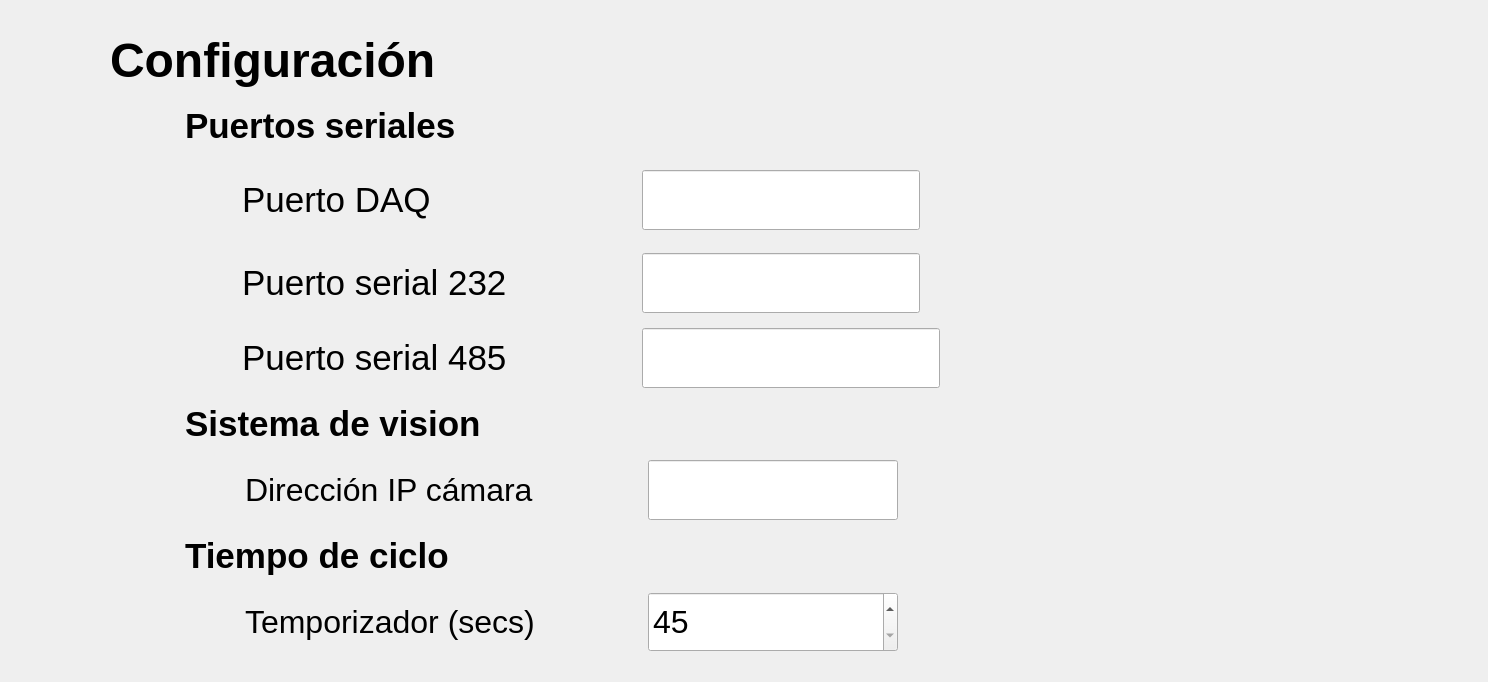
      <widget class="QWidget" name="ConfigurationEditSave">
       <layout class="QVBoxLayout" name="verticalLayout_2">
        <property name="leftMargin">
         <number>30</number>
        </property>
        <property name="topMargin">
         <number>30</number>
        </property>
        <property name="rightMargin">
         <number>30</number>
        </property>
        <property name="bottomMargin">
         <number>30</number>
        </property>
        <item>
         <layout class="QHBoxLayout" name="horizontalLayout_76">
          <property name="spacing">
           <number>30</number>
          </property>
          <item>
           <widget class="QLabel" name="lblConfig_4">
            <property name="minimumSize">
             <size>
              <width>50</width>
              <height>50</height>
             </size>
            </property>
            <property name="maximumSize">
             <size>
              <width>50</width>
              <height>50</height>
             </size>
            </property>
            <property name="text">
             <string/>
            </property>
            <property name="pixmap">
             <pixmap resource="../resources/resources.qrc">:/resources/cogwheel.png</pixmap>
            </property>
            <property name="scaledContents">
             <bool>true</bool>
            </property>
           </widget>
          </item>
          <item>
           <widget class="QLabel" name="label_43">
            <property name="minimumSize">
             <size>
              <width>380</width>
              <height>60</height>
             </size>
            </property>
            <property name="maximumSize">
             <size>
              <width>380</width>
              <height>60</height>
             </size>
            </property>
            <property name="font">
             <font>
              <pointsize>36</pointsize>
              <weight>75</weight>
              <bold>true</bold>
             </font>
            </property>
            <property name="text">
             <string>Configuración </string>
            </property>
           </widget>
          </item>
          <item>
           <spacer name="horizontalSpacer_113">
            <property name="orientation">
             <enum>Qt::Horizontal</enum>
            </property>
            <property name="sizeHint" stdset="0">
             <size>
              <width>508</width>
              <height>20</height>
             </size>
            </property>
           </spacer>
          </item>
          <item>
           <widget class="QLabel" name="lblGuardar">
            <property name="minimumSize">
             <size>
              <width>60</width>
              <height>60</height>
             </size>
            </property>
            <property name="maximumSize">
             <size>
              <width>70</width>
              <height>70</height>
             </size>
            </property>
            <property name="cursor">
             <cursorShape>PointingHandCursor</cursorShape>
            </property>
            <property name="acceptDrops">
             <bool>false</bool>
            </property>
            <property name="toolTip">
             <string>Guardar configuración</string>
            </property>
            <property name="whatsThis">
             <string>Editar</string>
            </property>
            <property name="text">
             <string/>
            </property>
            <property name="pixmap">
             <pixmap resource="../resources/resources.qrc">:/resources/diskette.png</pixmap>
            </property>
            <property name="scaledContents">
             <bool>true</bool>
            </property>
           </widget>
          </item>
          <item>
           <widget class="QLabel" name="lblCancelar">
            <property name="minimumSize">
             <size>
              <width>60</width>
              <height>60</height>
             </size>
            </property>
            <property name="maximumSize">
             <size>
              <width>70</width>
              <height>70</height>
             </size>
            </property>
            <property name="cursor">
             <cursorShape>PointingHandCursor</cursorShape>
            </property>
            <property name="toolTip">
             <string>Regresar</string>
            </property>
            <property name="whatsThis">
             <string>Editar</string>
            </property>
            <property name="text">
             <string/>
            </property>
            <property name="pixmap">
             <pixmap resource="../resources/resources.qrc">:/resources/undo.png</pixmap>
            </property>
            <property name="scaledContents">
             <bool>true</bool>
            </property>
           </widget>
          </item>
          <item>
           <spacer name="horizontalSpacer_115">
            <property name="orientation">
             <enum>Qt::Horizontal</enum>
            </property>
            <property name="sizeHint" stdset="0">
             <size>
              <width>28</width>
              <height>20</height>
             </size>
            </property>
           </spacer>
          </item>
         </layout>
        </item>
        <item>
         <layout class="QHBoxLayout" name="horizontalLayout_77">
          <property name="spacing">
           <number>15</number>
          </property>
          <property name="leftMargin">
           <number>90</number>
          </property>
          <item>
           <widget class="QLabel" name="lblseria_17">
            <property name="minimumSize">
             <size>
              <width>50</width>
              <height>50</height>
             </size>
            </property>
            <property name="maximumSize">
             <size>
              <width>50</width>
              <height>50</height>
             </size>
            </property>
            <property name="text">
             <string/>
            </property>
            <property name="pixmap">
             <pixmap resource="../resources/resources.qrc">:/resources/connection.png</pixmap>
            </property>
            <property name="scaledContents">
             <bool>true</bool>
            </property>
           </widget>
          </item>
          <item>
           <widget class="QLabel" name="lblTitleSeriales_17">
            <property name="minimumSize">
             <size>
              <width>350</width>
              <height>60</height>
             </size>
            </property>
            <property name="maximumSize">
             <size>
              <width>350</width>
              <height>60</height>
             </size>
            </property>
            <property name="font">
             <font>
              <pointsize>26</pointsize>
              <weight>75</weight>
              <bold>true</bold>
             </font>
            </property>
            <property name="text">
             <string>Puertos seriales</string>
            </property>
           </widget>
          </item>
          <item>
           <spacer name="horizontalSpacer_120">
            <property name="orientation">
             <enum>Qt::Horizontal</enum>
            </property>
            <property name="sizeHint" stdset="0">
             <size>
              <width>738</width>
              <height>20</height>
             </size>
            </property>
           </spacer>
          </item>
         </layout>
        </item>
        <item>
         <layout class="QHBoxLayout" name="horizontalLayout_133">
          <property name="spacing">
           <number>12</number>
          </property>
          <property name="leftMargin">
           <number>150</number>
          </property>
          <item>
           <widget class="QLabel" name="lblserial232_12">
            <property name="minimumSize">
             <size>
              <width>50</width>
              <height>50</height>
             </size>
            </property>
            <property name="maximumSize">
             <size>
              <width>50</width>
              <height>50</height>
             </size>
            </property>
            <property name="text">
             <string/>
            </property>
            <property name="pixmap">
             <pixmap resource="../resources/resources.qrc">:/resources/microchip.png</pixmap>
            </property>
            <property name="scaledContents">
             <bool>true</bool>
            </property>
           </widget>
          </item>
          <item>
           <widget class="QLabel" name="label_57">
            <property name="minimumSize">
             <size>
              <width>300</width>
              <height>60</height>
             </size>
            </property>
            <property name="maximumSize">
             <size>
              <width>300</width>
              <height>60</height>
             </size>
            </property>
            <property name="font">
             <font>
              <pointsize>26</pointsize>
             </font>
            </property>
            <property name="text">
             <string>Puerto DAQ</string>
            </property>
           </widget>
          </item>
          <item>
           <spacer name="horizontalSpacer_159">
            <property name="orientation">
             <enum>Qt::Horizontal</enum>
            </property>
            <property name="sizeType">
             <enum>QSizePolicy::Fixed</enum>
            </property>
            <property name="sizeHint" stdset="0">
             <size>
              <width>88</width>
              <height>20</height>
             </size>
            </property>
           </spacer>
          </item>
          <item>
           <widget class="QLineEdit" name="txtGatewayPort">
            <property name="sizePolicy">
             <sizepolicy hsizetype="Expanding" vsizetype="Fixed">
              <horstretch>250</horstretch>
              <verstretch>60</verstretch>
             </sizepolicy>
            </property>
            <property name="minimumSize">
             <size>
              <width>250</width>
              <height>60</height>
             </size>
            </property>
            <property name="font">
             <font>
              <pointsize>24</pointsize>
              <weight>50</weight>
              <bold>false</bold>
             </font>
            </property>
           </widget>
          </item>
          <item>
           <spacer name="horizontalSpacer_160">
            <property name="orientation">
             <enum>Qt::Horizontal</enum>
            </property>
            <property name="sizeHint" stdset="0">
             <size>
              <width>538</width>
              <height>77</height>
             </size>
            </property>
           </spacer>
          </item>
         </layout>
        </item>
        <item>
         <layout class="QHBoxLayout" name="horizontalLayout_78">
          <property name="spacing">
           <number>12</number>
          </property>
          <property name="leftMargin">
           <number>150</number>
          </property>
          <item>
           <widget class="QLabel" name="lblserial232_5">
            <property name="minimumSize">
             <size>
              <width>50</width>
              <height>50</height>
             </size>
            </property>
            <property name="maximumSize">
             <size>
              <width>50</width>
              <height>50</height>
             </size>
            </property>
            <property name="text">
             <string/>
            </property>
            <property name="pixmap">
             <pixmap resource="../resources/resources.qrc">:/resources/vga-port.png</pixmap>
            </property>
            <property name="scaledContents">
             <bool>true</bool>
            </property>
           </widget>
          </item>
          <item>
           <widget class="QLabel" name="label_46">
            <property name="minimumSize">
             <size>
              <width>300</width>
              <height>60</height>
             </size>
            </property>
            <property name="maximumSize">
             <size>
              <width>300</width>
              <height>60</height>
             </size>
            </property>
            <property name="font">
             <font>
              <pointsize>26</pointsize>
             </font>
            </property>
            <property name="text">
             <string>Puerto serial 232</string>
            </property>
           </widget>
          </item>
          <item>
           <spacer name="horizontalSpacer_123">
            <property name="orientation">
             <enum>Qt::Horizontal</enum>
            </property>
            <property name="sizeType">
             <enum>QSizePolicy::Fixed</enum>
            </property>
            <property name="sizeHint" stdset="0">
             <size>
              <width>88</width>
              <height>20</height>
             </size>
            </property>
           </spacer>
          </item>
          <item>
           <widget class="QLineEdit" name="txt232Port">
            <property name="sizePolicy">
             <sizepolicy hsizetype="Expanding" vsizetype="Fixed">
              <horstretch>250</horstretch>
              <verstretch>60</verstretch>
             </sizepolicy>
            </property>
            <property name="minimumSize">
             <size>
              <width>250</width>
              <height>60</height>
             </size>
            </property>
            <property name="font">
             <font>
              <pointsize>24</pointsize>
              <weight>50</weight>
              <bold>false</bold>
             </font>
            </property>
           </widget>
          </item>
          <item>
           <spacer name="horizontalSpacer_127">
            <property name="orientation">
             <enum>Qt::Horizontal</enum>
            </property>
            <property name="sizeHint" stdset="0">
             <size>
              <width>538</width>
              <height>77</height>
             </size>
            </property>
           </spacer>
          </item>
         </layout>
        </item>
        <item>
         <layout class="QHBoxLayout" name="horizontalLayout_79">
          <property name="spacing">
           <number>12</number>
          </property>
          <property name="leftMargin">
           <number>150</number>
          </property>
          <item>
           <widget class="QLabel" name="lblserial485_4">
            <property name="minimumSize">
             <size>
              <width>50</width>
              <height>50</height>
             </size>
            </property>
            <property name="maximumSize">
             <size>
              <width>50</width>
              <height>50</height>
             </size>
            </property>
            <property name="text">
             <string/>
            </property>
            <property name="pixmap">
             <pixmap resource="../resources/resources.qrc">:/resources/port.png</pixmap>
            </property>
            <property name="scaledContents">
             <bool>true</bool>
            </property>
           </widget>
          </item>
          <item>
           <widget class="QLabel" name="label_47">
            <property name="minimumSize">
             <size>
              <width>300</width>
              <height>60</height>
             </size>
            </property>
            <property name="maximumSize">
             <size>
              <width>300</width>
              <height>60</height>
             </size>
            </property>
            <property name="font">
             <font>
              <pointsize>26</pointsize>
             </font>
            </property>
            <property name="text">
             <string>Puerto serial 485</string>
            </property>
           </widget>
          </item>
          <item>
           <spacer name="horizontalSpacer_128">
            <property name="orientation">
             <enum>Qt::Horizontal</enum>
            </property>
            <property name="sizeType">
             <enum>QSizePolicy::Fixed</enum>
            </property>
            <property name="sizeHint" stdset="0">
             <size>
              <width>88</width>
              <height>20</height>
             </size>
            </property>
           </spacer>
          </item>
          <item>
           <widget class="QLineEdit" name="txt485Port">
            <property name="sizePolicy">
             <sizepolicy hsizetype="Expanding" vsizetype="Fixed">
              <horstretch>250</horstretch>
              <verstretch>60</verstretch>
             </sizepolicy>
            </property>
            <property name="minimumSize">
             <size>
              <width>250</width>
              <height>60</height>
             </size>
            </property>
            <property name="font">
             <font>
              <pointsize>24</pointsize>
              <weight>50</weight>
              <bold>false</bold>
             </font>
            </property>
           </widget>
          </item>
          <item>
           <spacer name="horizontalSpacer_131">
            <property name="orientation">
             <enum>Qt::Horizontal</enum>
            </property>
            <property name="sizeHint" stdset="0">
             <size>
              <width>518</width>
              <height>20</height>
             </size>
            </property>
           </spacer>
          </item>
         </layout>
        </item>
        <item>
         <layout class="QHBoxLayout" name="horizontalLayout_80">
          <property name="spacing">
           <number>15</number>
          </property>
          <property name="leftMargin">
           <number>90</number>
          </property>
          <item>
           <widget class="QLabel" name="lblseria_18">
            <property name="minimumSize">
             <size>
              <width>50</width>
              <height>50</height>
             </size>
            </property>
            <property name="maximumSize">
             <size>
              <width>50</width>
              <height>50</height>
             </size>
            </property>
            <property name="text">
             <string/>
            </property>
            <property name="pixmap">
             <pixmap resource="../resources/resources.qrc">:/resources/focus.png</pixmap>
            </property>
            <property name="scaledContents">
             <bool>true</bool>
            </property>
           </widget>
          </item>
          <item>
           <widget class="QLabel" name="lblTitleSeriales_18">
            <property name="minimumSize">
             <size>
              <width>350</width>
              <height>60</height>
             </size>
            </property>
            <property name="maximumSize">
             <size>
              <width>350</width>
              <height>60</height>
             </size>
            </property>
            <property name="font">
             <font>
              <pointsize>26</pointsize>
              <weight>75</weight>
              <bold>true</bold>
             </font>
            </property>
            <property name="text">
             <string>Sistema de vision</string>
            </property>
           </widget>
          </item>
          <item>
           <spacer name="horizontalSpacer_132">
            <property name="orientation">
             <enum>Qt::Horizontal</enum>
            </property>
            <property name="sizeHint" stdset="0">
             <size>
              <width>768</width>
              <height>20</height>
             </size>
            </property>
           </spacer>
          </item>
         </layout>
        </item>
        <item>
         <layout class="QHBoxLayout" name="horizontalLayout_81">
          <property name="spacing">
           <number>15</number>
          </property>
          <property name="leftMargin">
           <number>150</number>
          </property>
          <item>
           <widget class="QLabel" name="lblseria_19">
            <property name="minimumSize">
             <size>
              <width>50</width>
              <height>50</height>
             </size>
            </property>
            <property name="maximumSize">
             <size>
              <width>50</width>
              <height>50</height>
             </size>
            </property>
            <property name="text">
             <string/>
            </property>
            <property name="pixmap">
             <pixmap resource="../resources/resources.qrc">:/resources/webcam.png</pixmap>
            </property>
            <property name="scaledContents">
             <bool>true</bool>
            </property>
           </widget>
          </item>
          <item>
           <widget class="QLabel" name="lblTitleSeriales_19">
            <property name="minimumSize">
             <size>
              <width>300</width>
              <height>60</height>
             </size>
            </property>
            <property name="maximumSize">
             <size>
              <width>300</width>
              <height>60</height>
             </size>
            </property>
            <property name="font">
             <font>
              <pointsize>24</pointsize>
             </font>
            </property>
            <property name="text">
             <string>Dirección IP cámara </string>
            </property>
           </widget>
          </item>
          <item>
           <spacer name="horizontalSpacer_137">
            <property name="orientation">
             <enum>Qt::Horizontal</enum>
            </property>
            <property name="sizeType">
             <enum>QSizePolicy::Fixed</enum>
            </property>
            <property name="sizeHint" stdset="0">
             <size>
              <width>88</width>
              <height>20</height>
             </size>
            </property>
           </spacer>
          </item>
          <item>
           <widget class="QLineEdit" name="txtCameraAddress">
            <property name="sizePolicy">
             <sizepolicy hsizetype="Expanding" vsizetype="Fixed">
              <horstretch>0</horstretch>
              <verstretch>0</verstretch>
             </sizepolicy>
            </property>
            <property name="minimumSize">
             <size>
              <width>250</width>
              <height>60</height>
             </size>
            </property>
            <property name="maximumSize">
             <size>
              <width>250</width>
              <height>60</height>
             </size>
            </property>
            <property name="font">
             <font>
              <pointsize>24</pointsize>
              <weight>50</weight>
              <bold>false</bold>
             </font>
            </property>
           </widget>
          </item>
          <item>
           <spacer name="horizontalSpacer_134">
            <property name="orientation">
             <enum>Qt::Horizontal</enum>
            </property>
            <property name="sizeHint" stdset="0">
             <size>
              <width>388</width>
              <height>20</height>
             </size>
            </property>
           </spacer>
          </item>
         </layout>
        </item>
        <item>
         <layout class="QHBoxLayout" name="horizontalLayout_82">
          <property name="spacing">
           <number>15</number>
          </property>
          <property name="leftMargin">
           <number>90</number>
          </property>
          <item>
           <widget class="QLabel" name="lblseria_20">
            <property name="minimumSize">
             <size>
              <width>50</width>
              <height>50</height>
             </size>
            </property>
            <property name="maximumSize">
             <size>
              <width>50</width>
              <height>50</height>
             </size>
            </property>
            <property name="text">
             <string/>
            </property>
            <property name="pixmap">
             <pixmap resource="../resources/resources.qrc">:/resources/cycle (1).png</pixmap>
            </property>
            <property name="scaledContents">
             <bool>true</bool>
            </property>
           </widget>
          </item>
          <item>
           <widget class="QLabel" name="lblTitleSeriales_20">
            <property name="minimumSize">
             <size>
              <width>350</width>
              <height>60</height>
             </size>
            </property>
            <property name="maximumSize">
             <size>
              <width>350</width>
              <height>60</height>
             </size>
            </property>
            <property name="font">
             <font>
              <pointsize>26</pointsize>
              <weight>75</weight>
              <bold>true</bold>
             </font>
            </property>
            <property name="text">
             <string>Tiempo de ciclo</string>
            </property>
           </widget>
          </item>
          <item>
           <spacer name="horizontalSpacer_135">
            <property name="minimumSize">
             <size>
              <width>60</width>
              <height>60</height>
             </size>
            </property>
            <property name="orientation">
             <enum>Qt::Horizontal</enum>
            </property>
            <property name="sizeHint" stdset="0">
             <size>
              <width>768</width>
              <height>20</height>
             </size>
            </property>
           </spacer>
          </item>
         </layout>
        </item>
        <item>
         <layout class="QHBoxLayout" name="horizontalLayout_112">
          <property name="spacing">
           <number>15</number>
          </property>
          <property name="leftMargin">
           <number>150</number>
          </property>
          <item>
           <widget class="QLabel" name="lblseria_21">
            <property name="minimumSize">
             <size>
              <width>50</width>
              <height>50</height>
             </size>
            </property>
            <property name="maximumSize">
             <size>
              <width>50</width>
              <height>50</height>
             </size>
            </property>
            <property name="text">
             <string/>
            </property>
            <property name="pixmap">
             <pixmap resource="../resources/resources.qrc">:/resources/clock_2.png</pixmap>
            </property>
            <property name="scaledContents">
             <bool>true</bool>
            </property>
           </widget>
          </item>
          <item>
           <widget class="QLabel" name="lblTitleSeriales_21">
            <property name="minimumSize">
             <size>
              <width>300</width>
              <height>60</height>
             </size>
            </property>
            <property name="maximumSize">
             <size>
              <width>300</width>
              <height>60</height>
             </size>
            </property>
            <property name="font">
             <font>
              <pointsize>24</pointsize>
             </font>
            </property>
            <property name="text">
             <string>Temporizador (secs)</string>
            </property>
           </widget>
          </item>
          <item>
           <spacer name="horizontalSpacer_138">
            <property name="orientation">
             <enum>Qt::Horizontal</enum>
            </property>
            <property name="sizeType">
             <enum>QSizePolicy::Fixed</enum>
            </property>
            <property name="sizeHint" stdset="0">
             <size>
              <width>88</width>
              <height>20</height>
             </size>
            </property>
           </spacer>
          </item>
          <item>
           <widget class="QSpinBox" name="spinBoxTimer">
            <property name="minimumSize">
             <size>
              <width>250</width>
              <height>60</height>
             </size>
            </property>
            <property name="font">
             <font>
              <pointsize>24</pointsize>
              <weight>50</weight>
              <bold>false</bold>
             </font>
            </property>
            <property name="minimum">
             <number>45</number>
            </property>
            <property name="maximum">
             <number>240</number>
            </property>
           </widget>
          </item>
          <item>
           <spacer name="horizontalSpacer_136">
            <property name="orientation">
             <enum>Qt::Horizontal</enum>
            </property>
            <property name="sizeHint" stdset="0">
             <size>
              <width>318</width>
              <height>20</height>
             </size>
            </property>
           </spacer>
          </item>
         </layout>
        </item>
       </layout>
      </widget>
